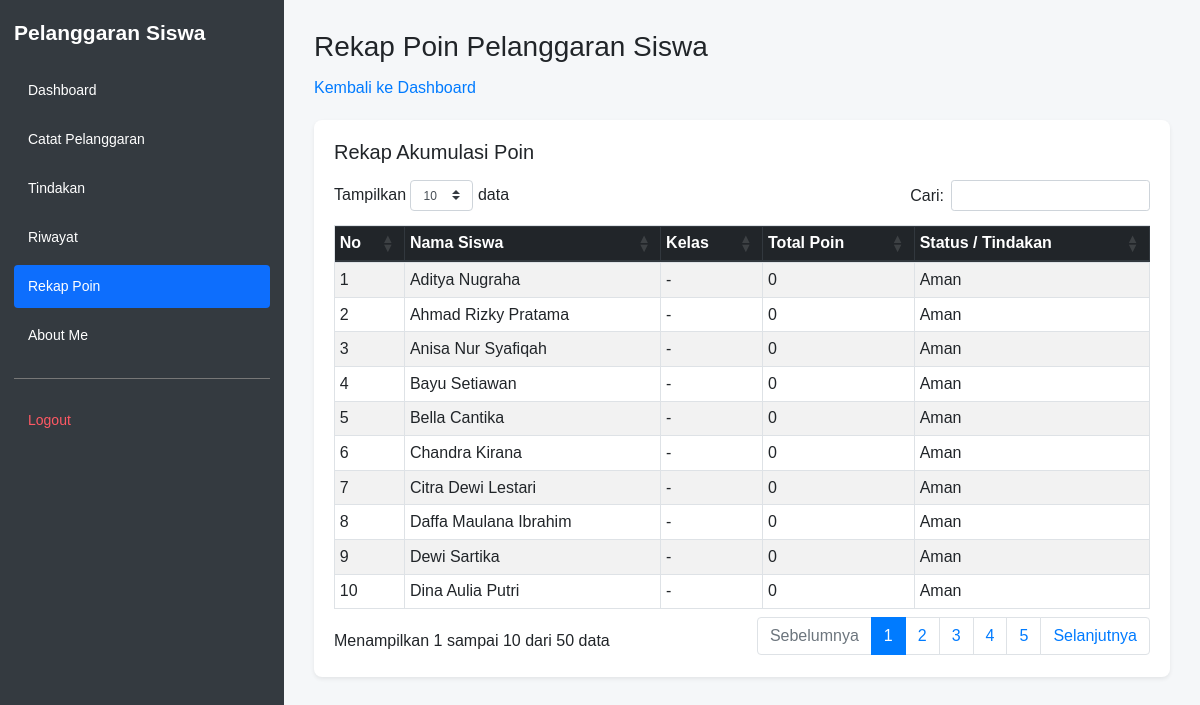
Page /rekap_poin.php (signed in) on the earlier database version.
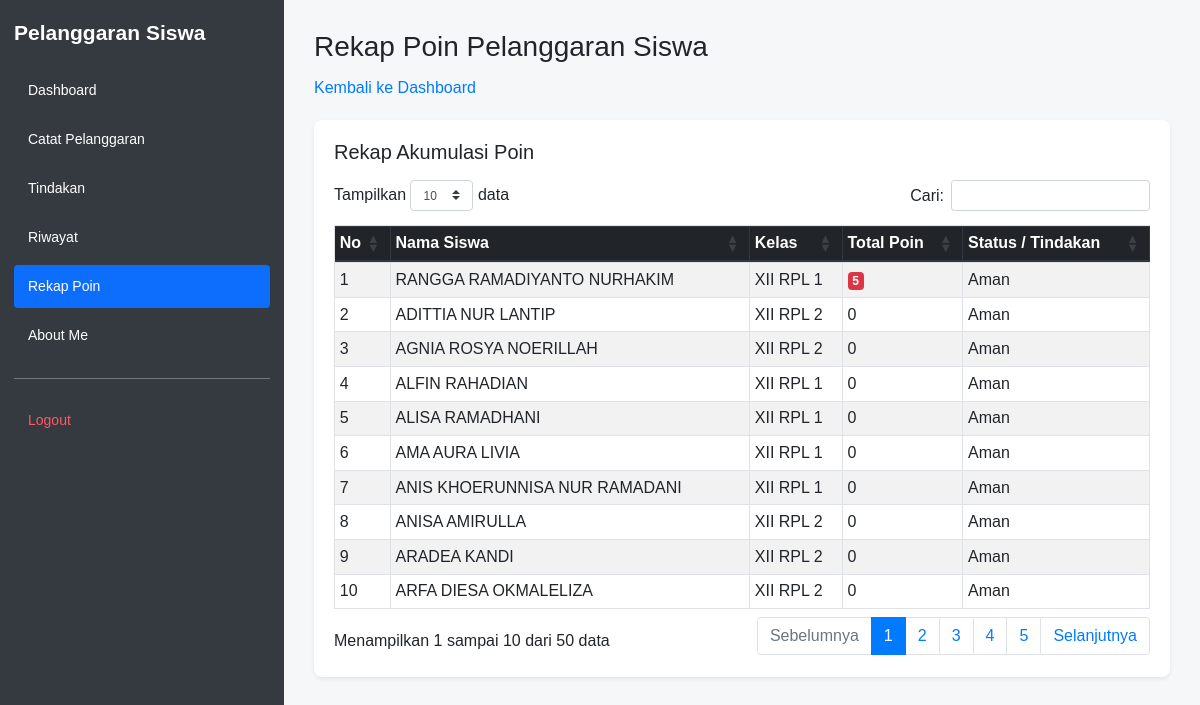
Same page on the later database version.
### tables this page shows
CREATE TABLE `t_siswa` (
  `id` int(11) NOT NULL AUTO_INCREMENT,
  `nis` varchar(20) DEFAULT NULL,
  `nisn` varchar(20) DEFAULT NULL,
  `nama` varchar(150) DEFAULT NULL,
  `jenis_kelamin` varchar(4) NOT NULL,
  `tanggal_lahir` date NOT NULL,
  `alamat` text NOT NULL,
  `status_aktif` tinyint(1) NOT NULL,
  `created_at` timestamp NOT NULL DEFAULT current_timestamp(),
  `updated_at` timestamp NOT NULL DEFAULT current_timestamp(),
  PRIMARY KEY (`id`),
  UNIQUE KEY `uq_t_siswa_nisn` (`nisn`),
  UNIQUE KEY `uq_t_siswa_nis` (`nis`)
);

### rekap_poin.php (the view, shortened to what this page needs)
<?php
include 'config/koneksi.php';
$rekap = mysqli_query($koneksi, "
    SELECT s.id, s.nama,
           COALESCE(k.nama, '-') AS nama_kelas,
           COALESCE(SUM(ps.poin), 0) AS total_poin
    FROM t_siswa s
    LEFT JOIN t_kelas_siswa ks ON ks.siswa_id = s.id AND ks.status_aktif = 1
    LEFT JOIN t_kelas k ON k.id = ks.kelas_id
    LEFT JOIN t_pelanggaran_siswa ps ON ps.siswa_id = s.id
    WHERE s.status_aktif = 1
    GROUP BY s.id, s.nama, k.nama
    ORDER BY total_poin DESC, s.nama
");
function tindakan_poin(int $poin): string
{
    return 'Aman';
}
?>
<!DOCTYPE html>
<html lang="id">
<head>
    <?php include 'layout/datatables_head.php'; ?>
</head>
<body>
<?php include 'layout/sidebar.php'; ?>
<main class="app-main">
    <div class="page-header">
        <h1>Rekap Poin Pelanggaran Siswa</h1>
        <a href="dashboard.php">Kembali ke Dashboard</a>
    </div>
    <div class="table-card shadow-sm">
        <h5 class="mb-3">Rekap Akumulasi Poin</h5>
        <div class="table-responsive">
            <table id="tabelRekap"
                   class="table table-striped table-bordered table-hover table-sm">
                <thead class="thead-dark">
                    <tr>
                        <th>No</th>
                        <th>Nama Siswa</th>
                        <th>Kelas</th>
                        <th>Total Poin</th>
                        <th>Status / Tindakan</th>
                    </tr>
                </thead>
                <tbody>
                <?php if (mysqli_num_rows($rekap) > 0): ?>
                    <?php $no = 1; ?>
                    <?php while ($row = mysqli_fetch_assoc($rekap)): ?>
                        <?php $total = (int)$row['total_poin']; ?>
                        <tr>
                            <td><?= $no++; ?></td>
                            <td><?= htmlspecialchars($row['nama'], ENT_QUOTES, 'UTF-8'); ?></td>
                            <td><?= htmlspecialchars($row['nama_kelas'], ENT_QUOTES, 'UTF-8'); ?></td>
                            <td>
                                <?= $total > 0
                                    ? '<span class="badge badge-danger">' . $total . '</span>'
                                    : 0; ?>
                            </td>
                            <td><?= tindakan_poin($total); ?></td>
                        </tr>
                    <?php endwhile; ?>
                <?php endif; ?>
                </tbody>
            </table>
        </div>
    </div>
</main>
</body>
</html>

### layout/sidebar.php (shortened to what this page needs)
<?php
$current_page = basename($_SERVER['PHP_SELF']);
$role = strtolower((string)($_SESSION['role'] ?? ''));
$menu = [];
$menuAdmin = [
    'dashboard.php' => 'Dashboard',
    'kelola_siswa.php' => 'Data Siswa',
    'kelola_guru.php' => 'Data Guru',
    'kelola_kelas.php' => 'Data Kelas',
    'kelola_tahun_ajaran.php' => 'Data Tahun Ajaran',
    'kelola_walikelas.php' => 'Data Wali Kelas',
    'penempatan_siswa.php' => 'Penempatan Siswa',
    'kelola_pelanggaran_kategori.php' => 'Kategori Pelanggaran',
    'kelola_pelanggaran.php' => 'Data Pelanggaran',
    'about_me.php' => 'About Me'
];
$menuGuru = [
    'dashboard.php' => 'Dashboard',
    'catatan_pelanggaran.php' => 'Catat Pelanggaran',
    'tindakan.php' => 'Tindakan',
    'riwayat.php' => 'Riwayat',
    'rekap_poin.php' => 'Rekap Poin',
    'about_me.php' => 'About Me'
];
if ($role === 'admin') {
    $menu = $menuAdmin;
} elseif ($role === 'guru') {
    $menu = $menuGuru;
}
?>
<link rel="stylesheet" href="layout/layout.css">
<aside class="app-sidebar">
    <h4>Pelanggaran Siswa</h4>
    <nav>
        <?php foreach ($menu as $file => $label): ?>
            <a
                href="<?= htmlspecialchars($file, ENT_QUOTES, 'UTF-8') ?>"
                class="<?= ($current_page === $file) ? 'active' : '' ?>"
                <?= ($current_page === $file)
                    ? 'aria-current="page"'
                    : '' ?>
            ><?= htmlspecialchars($label, ENT_QUOTES, 'UTF-8') ?></a>
        <?php endforeach; ?>
        <hr>
        <a href="logout.php" class="logout">Logout</a>
    </nav>
</aside>

Differences in the rows shown:
removed t_siswa: nama "Aditya Nugraha", nama_kelas "-", shows "0", total "Aman"
removed t_siswa: nama "Ahmad Rizky Pratama", nama_kelas "-", shows "0", total "Aman"
removed t_siswa: nama "Anisa Nur Syafiqah", nama_kelas "-", shows "0", total "Aman"
removed t_siswa: nama "Bayu Setiawan", nama_kelas "-", shows "0", total "Aman"
removed t_siswa: nama "Bella Cantika", nama_kelas "-", shows "0", total "Aman"
removed t_siswa: nama "Chandra Kirana", nama_kelas "-", shows "0", total "Aman"
removed t_siswa: nama "Citra Dewi Lestari", nama_kelas "-", shows "0", total "Aman"
removed t_siswa: nama "Daffa Maulana Ibrahim", nama_kelas "-", shows "0", total "Aman"
removed t_siswa: nama "Dewi Sartika", nama_kelas "-", shows "0", total "Aman"
removed t_siswa: nama "Dina Aulia Putri", nama_kelas "-", shows "0", total "Aman"
added t_siswa: nama "RANGGA RAMADIYANTO NURHAKIM", nama_kelas "XII RPL 1", total "5", total "Aman"
added t_siswa: nama "ADITTIA NUR LANTIP", nama_kelas "XII RPL 2", shows "0", total "Aman"
added t_siswa: nama "AGNIA ROSYA NOERILLAH", nama_kelas "XII RPL 2", shows "0", total "Aman"
added t_siswa: nama "ALFIN RAHADIAN", nama_kelas "XII RPL 1", shows "0", total "Aman"
added t_siswa: nama "ALISA RAMADHANI", nama_kelas "XII RPL 1", shows "0", total "Aman"
added t_siswa: nama "AMA AURA LIVIA", nama_kelas "XII RPL 1", shows "0", total "Aman"
added t_siswa: nama "ANIS KHOERUNNISA NUR RAMADANI", nama_kelas "XII RPL 1", shows "0", total "Aman"
added t_siswa: nama "ANISA AMIRULLA", nama_kelas "XII RPL 2", shows "0", total "Aman"
added t_siswa: nama "ARADEA KANDI", nama_kelas "XII RPL 2", shows "0", total "Aman"
added t_siswa: nama "ARFA DIESA OKMALELIZA", nama_kelas "XII RPL 2", shows "0", total "Aman"
